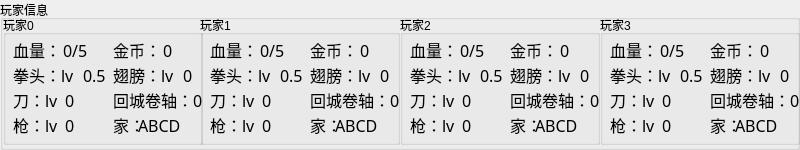
  <widget class="QGroupBox" name="playerInfo">
   <property name="geometry">
    <rect>
     <x>0</x>
     <y>0</y>
     <width>800</width>
     <height>150</height>
    </rect>
   </property>
   <property name="title">
    <string>玩家信息</string>
   </property>
   <widget class="QGroupBox" name="playerInfo_0">
    <property name="geometry">
     <rect>
      <x>3</x>
      <y>15</y>
      <width>200</width>
      <height>130</height>
     </rect>
    </property>
    <property name="title">
     <string>玩家0</string>
    </property>
    <widget class="QLabel" name="label_1">
     <property name="geometry">
      <rect>
       <x>10</x>
       <y>20</y>
       <width>81</width>
       <height>30</height>
      </rect>
     </property>
     <property name="font">
      <font>
       <family>Rockwell</family>
       <pointsize>12</pointsize>
      </font>
     </property>
     <property name="text">
      <string>血量：</string>
     </property>
    </widget>
    <widget class="QLabel" name="label_2">
     <property name="geometry">
      <rect>
       <x>10</x>
       <y>45</y>
       <width>81</width>
       <height>30</height>
      </rect>
     </property>
     <property name="font">
      <font>
       <family>Rockwell</family>
       <pointsize>12</pointsize>
      </font>
     </property>
     <property name="text">
      <string>拳头：lv</string>
     </property>
    </widget>
    <widget class="QLabel" name="label_3">
     <property name="geometry">
      <rect>
       <x>10</x>
       <y>70</y>
       <width>71</width>
       <height>30</height>
      </rect>
     </property>
     <property name="font">
      <font>
       <family>Rockwell</family>
       <pointsize>12</pointsize>
      </font>
     </property>
     <property name="text">
      <string>刀：lv</string>
     </property>
    </widget>
    <widget class="QLabel" name="label_4">
     <property name="geometry">
      <rect>
       <x>10</x>
       <y>95</y>
       <width>71</width>
       <height>30</height>
      </rect>
     </property>
     <property name="font">
      <font>
       <family>Rockwell</family>
       <pointsize>12</pointsize>
      </font>
     </property>
     <property name="text">
      <string>枪：lv</string>
     </property>
    </widget>
    <widget class="QLabel" name="label_5">
     <property name="geometry">
      <rect>
       <x>110</x>
       <y>20</y>
       <width>81</width>
       <height>30</height>
      </rect>
     </property>
     <property name="font">
      <font>
       <family>Rockwell</family>
       <pointsize>12</pointsize>
      </font>
     </property>
     <property name="text">
      <string>金币：</string>
     </property>
    </widget>
    <widget class="QLabel" name="label_6">
     <property name="geometry">
      <rect>
       <x>110</x>
       <y>45</y>
       <width>91</width>
       <height>30</height>
      </rect>
     </property>
     <property name="font">
      <font>
       <family>Rockwell</family>
       <pointsize>12</pointsize>
      </font>
     </property>
     <property name="text">
      <string>翅膀：lv</string>
     </property>
    </widget>
    <widget class="QLabel" name="label_7">
     <property name="geometry">
      <rect>
       <x>110</x>
       <y>70</y>
       <width>81</width>
       <height>30</height>
      </rect>
     </property>
     <property name="font">
      <font>
       <family>Rockwell</family>
       <pointsize>12</pointsize>
      </font>
     </property>
     <property name="text">
      <string>回城卷轴：</string>
     </property>
    </widget>
    <widget class="QLabel" name="label_8">
     <property name="geometry">
      <rect>
       <x>110</x>
       <y>95</y>
       <width>51</width>
       <height>30</height>
      </rect>
     </property>
     <property name="font">
      <font>
       <family>Rockwell</family>
       <pointsize>12</pointsize>
      </font>
     </property>
     <property name="text">
      <string>家：</string>
     </property>
    </widget>
    <widget class="QLabel" name="hp_0">
     <property name="geometry">
      <rect>
       <x>60</x>
       <y>20</y>
       <width>50</width>
       <height>30</height>
      </rect>
     </property>
     <property name="font">
      <font>
       <family>Rockwell</family>
       <pointsize>12</pointsize>
      </font>
     </property>
     <property name="text">
      <string>0/5</string>
     </property>
    </widget>
    <widget class="QLabel" name="lv_fist_0">
     <property name="geometry">
      <rect>
       <x>80</x>
       <y>45</y>
       <width>50</width>
       <height>30</height>
      </rect>
     </property>
     <property name="font">
      <font>
       <family>Rockwell</family>
       <pointsize>12</pointsize>
      </font>
     </property>
     <property name="text">
      <string>0.5</string>
     </property>
    </widget>
    <widget class="QLabel" name="lv_sword_0">
     <property name="geometry">
      <rect>
       <x>62</x>
       <y>70</y>
       <width>50</width>
       <height>30</height>
      </rect>
     </property>
     <property name="font">
      <font>
       <family>Rockwell</family>
       <pointsize>12</pointsize>
      </font>
     </property>
     <property name="text">
      <string>0</string>
     </property>
    </widget>
    <widget class="QLabel" name="lv_gun_0">
     <property name="geometry">
      <rect>
       <x>62</x>
       <y>95</y>
       <width>50</width>
       <height>30</height>
      </rect>
     </property>
     <property name="font">
      <font>
       <family>Rockwell</family>
       <pointsize>12</pointsize>
      </font>
     </property>
     <property name="text">
      <string>0</string>
     </property>
    </widget>
    <widget class="QLabel" name="money_0">
     <property name="geometry">
      <rect>
       <x>160</x>
       <y>20</y>
       <width>50</width>
       <height>30</height>
      </rect>
     </property>
     <property name="font">
      <font>
       <family>Rockwell</family>
       <pointsize>12</pointsize>
      </font>
     </property>
     <property name="text">
      <string>0</string>
     </property>
    </widget>
    <widget class="QLabel" name="lv_wing_0">
     <property name="geometry">
      <rect>
       <x>180</x>
       <y>45</y>
       <width>50</width>
       <height>30</height>
      </rect>
     </property>
     <property name="font">
      <font>
       <family>Rockwell</family>
       <pointsize>12</pointsize>
      </font>
     </property>
     <property name="text">
      <string>0</string>
     </property>
    </widget>
    <widget class="QLabel" name="num_tp_0">
     <property name="geometry">
      <rect>
       <x>190</x>
       <y>70</y>
       <width>50</width>
       <height>30</height>
      </rect>
     </property>
     <property name="font">
      <font>
       <family>Rockwell</family>
       <pointsize>12</pointsize>
      </font>
     </property>
     <property name="text">
      <string>0</string>
     </property>
    </widget>
    <widget class="QLabel" name="home_0">
     <property name="geometry">
      <rect>
       <x>135</x>
       <y>95</y>
       <width>71</width>
       <height>30</height>
      </rect>
     </property>
     <property name="font">
      <font>
       <family>Rockwell</family>
       <pointsize>12</pointsize>
      </font>
     </property>
     <property name="text">
      <string>ABCD</string>
     </property>
    </widget>
   </widget>
   <widget class="QGroupBox" name="playerInfo_1">
    <property name="geometry">
     <rect>
      <x>200</x>
      <y>15</y>
      <width>200</width>
      <height>130</height>
     </rect>
    </property>
    <property name="title">
     <string>玩家1</string>
    </property>
    <widget class="QLabel" name="label_9">
     <property name="geometry">
      <rect>
       <x>10</x>
       <y>20</y>
       <width>81</width>
       <height>30</height>
      </rect>
     </property>
     <property name="font">
      <font>
       <family>Rockwell</family>
       <pointsize>12</pointsize>
      </font>
     </property>
     <property name="text">
      <string>血量：</string>
     </property>
    </widget>
    <widget class="QLabel" name="label_10">
     <property name="geometry">
      <rect>
       <x>10</x>
       <y>45</y>
       <width>81</width>
       <height>30</height>
      </rect>
     </property>
     <property name="font">
      <font>
       <family>Rockwell</family>
       <pointsize>12</pointsize>
      </font>
     </property>
     <property name="text">
      <string>拳头：lv</string>
     </property>
    </widget>
    <widget class="QLabel" name="label_11">
     <property name="geometry">
      <rect>
       <x>10</x>
       <y>70</y>
       <width>71</width>
       <height>30</height>
      </rect>
     </property>
     <property name="font">
      <font>
       <family>Rockwell</family>
       <pointsize>12</pointsize>
      </font>
     </property>
     <property name="text">
      <string>刀：lv</string>
     </property>
    </widget>
    <widget class="QLabel" name="label_12">
     <property name="geometry">
      <rect>
       <x>10</x>
       <y>95</y>
       <width>71</width>
       <height>30</height>
      </rect>
     </property>
     <property name="font">
      <font>
       <family>Rockwell</family>
       <pointsize>12</pointsize>
      </font>
     </property>
     <property name="text">
      <string>枪：lv</string>
     </property>
    </widget>
    <widget class="QLabel" name="label_13">
     <property name="geometry">
      <rect>
       <x>110</x>
       <y>20</y>
       <width>81</width>
       <height>30</height>
      </rect>
     </property>
     <property name="font">
      <font>
       <family>Rockwell</family>
       <pointsize>12</pointsize>
      </font>
     </property>
     <property name="text">
      <string>金币：</string>
     </property>
    </widget>
    <widget class="QLabel" name="label_14">
     <property name="geometry">
      <rect>
       <x>110</x>
       <y>45</y>
       <width>91</width>
       <height>30</height>
      </rect>
     </property>
     <property name="font">
      <font>
       <family>Rockwell</family>
       <pointsize>12</pointsize>
      </font>
     </property>
     <property name="text">
      <string>翅膀：lv</string>
     </property>
    </widget>
    <widget class="QLabel" name="label_15">
     <property name="geometry">
      <rect>
       <x>110</x>
       <y>70</y>
       <width>81</width>
       <height>30</height>
      </rect>
     </property>
     <property name="font">
      <font>
       <family>Rockwell</family>
       <pointsize>12</pointsize>
      </font>
     </property>
     <property name="text">
      <string>回城卷轴：</string>
     </property>
    </widget>
    <widget class="QLabel" name="label_16">
     <property name="geometry">
      <rect>
       <x>110</x>
       <y>95</y>
       <width>51</width>
       <height>30</height>
      </rect>
     </property>
     <property name="font">
      <font>
       <family>Rockwell</family>
       <pointsize>12</pointsize>
      </font>
     </property>
     <property name="text">
      <string>家：</string>
     </property>
    </widget>
    <widget class="QLabel" name="hp_1">
     <property name="geometry">
      <rect>
       <x>60</x>
       <y>20</y>
       <width>50</width>
       <height>30</height>
      </rect>
     </property>
     <property name="font">
      <font>
       <family>Rockwell</family>
       <pointsize>12</pointsize>
      </font>
     </property>
     <property name="text">
      <string>0/5</string>
     </property>
    </widget>
    <widget class="QLabel" name="lv_fist_1">
     <property name="geometry">
      <rect>
       <x>80</x>
       <y>45</y>
       <width>50</width>
       <height>30</height>
      </rect>
     </property>
     <property name="font">
      <font>
       <family>Rockwell</family>
       <pointsize>12</pointsize>
      </font>
     </property>
     <property name="text">
      <string>0.5</string>
     </property>
    </widget>
    <widget class="QLabel" name="lv_sword_1">
     <property name="geometry">
      <rect>
       <x>62</x>
       <y>70</y>
       <width>50</width>
       <height>30</height>
      </rect>
     </property>
     <property name="font">
      <font>
       <family>Rockwell</family>
       <pointsize>12</pointsize>
      </font>
     </property>
     <property name="text">
      <string>0</string>
     </property>
    </widget>
    <widget class="QLabel" name="lv_gun_1">
     <property name="geometry">
      <rect>
       <x>62</x>
       <y>95</y>
       <width>50</width>
       <height>30</height>
      </rect>
     </property>
     <property name="font">
      <font>
       <family>Rockwell</family>
       <pointsize>12</pointsize>
      </font>
     </property>
     <property name="text">
      <string>0</string>
     </property>
    </widget>
    <widget class="QLabel" name="money_1">
     <property name="geometry">
      <rect>
       <x>160</x>
       <y>20</y>
       <width>50</width>
       <height>30</height>
      </rect>
     </property>
     <property name="font">
      <font>
       <family>Rockwell</family>
       <pointsize>12</pointsize>
      </font>
     </property>
     <property name="text">
      <string>0</string>
     </property>
    </widget>
    <widget class="QLabel" name="lv_wing_1">
     <property name="geometry">
      <rect>
       <x>180</x>
       <y>45</y>
       <width>50</width>
       <height>30</height>
      </rect>
     </property>
     <property name="font">
      <font>
       <family>Rockwell</family>
       <pointsize>12</pointsize>
      </font>
     </property>
     <property name="text">
      <string>0</string>
     </property>
    </widget>
    <widget class="QLabel" name="num_tp_1">
     <property name="geometry">
      <rect>
       <x>190</x>
       <y>70</y>
       <width>50</width>
       <height>30</height>
      </rect>
     </property>
     <property name="font">
      <font>
       <family>Rockwell</family>
       <pointsize>12</pointsize>
      </font>
     </property>
     <property name="text">
      <string>0</string>
     </property>
    </widget>
    <widget class="QLabel" name="home_1">
     <property name="geometry">
      <rect>
       <x>135</x>
       <y>95</y>
       <width>71</width>
       <height>30</height>
      </rect>
     </property>
     <property name="font">
      <font>
       <family>Rockwell</family>
       <pointsize>12</pointsize>
      </font>
     </property>
     <property name="text">
      <string>ABCD</string>
     </property>
    </widget>
   </widget>
   <widget class="QGroupBox" name="playerInfo_2">
    <property name="geometry">
     <rect>
      <x>400</x>
      <y>15</y>
      <width>200</width>
      <height>130</height>
     </rect>
    </property>
    <property name="title">
     <string>玩家2</string>
    </property>
    <widget class="QLabel" name="label_17">
     <property name="geometry">
      <rect>
       <x>10</x>
       <y>20</y>
       <width>81</width>
       <height>30</height>
      </rect>
     </property>
     <property name="font">
      <font>
       <family>Rockwell</family>
       <pointsize>12</pointsize>
      </font>
     </property>
     <property name="text">
      <string>血量：</string>
     </property>
    </widget>
    <widget class="QLabel" name="label_18">
     <property name="geometry">
      <rect>
       <x>10</x>
       <y>45</y>
       <width>81</width>
       <height>30</height>
      </rect>
     </property>
     <property name="font">
      <font>
       <family>Rockwell</family>
       <pointsize>12</pointsize>
      </font>
     </property>
     <property name="text">
      <string>拳头：lv</string>
     </property>
    </widget>
    <widget class="QLabel" name="label_19">
     <property name="geometry">
      <rect>
       <x>10</x>
       <y>70</y>
       <width>71</width>
       <height>30</height>
      </rect>
     </property>
     <property name="font">
      <font>
       <family>Rockwell</family>
       <pointsize>12</pointsize>
      </font>
     </property>
     <property name="text">
      <string>刀：lv</string>
     </property>
    </widget>
    <widget class="QLabel" name="label_20">
     <property name="geometry">
      <rect>
       <x>10</x>
       <y>95</y>
       <width>71</width>
       <height>30</height>
      </rect>
     </property>
     <property name="font">
      <font>
       <family>Rockwell</family>
       <pointsize>12</pointsize>
      </font>
     </property>
     <property name="text">
      <string>枪：lv</string>
     </property>
    </widget>
    <widget class="QLabel" name="label_21">
     <property name="geometry">
      <rect>
       <x>110</x>
       <y>20</y>
       <width>81</width>
       <height>30</height>
      </rect>
     </property>
     <property name="font">
      <font>
       <family>Rockwell</family>
       <pointsize>12</pointsize>
      </font>
     </property>
     <property name="text">
      <string>金币：</string>
     </property>
    </widget>
    <widget class="QLabel" name="label_22">
     <property name="geometry">
      <rect>
       <x>110</x>
       <y>45</y>
       <width>91</width>
       <height>30</height>
      </rect>
     </property>
     <property name="font">
      <font>
       <family>Rockwell</family>
       <pointsize>12</pointsize>
      </font>
     </property>
     <property name="text">
      <string>翅膀：lv</string>
     </property>
    </widget>
    <widget class="QLabel" name="label_23">
     <property name="geometry">
      <rect>
       <x>110</x>
       <y>70</y>
       <width>81</width>
       <height>30</height>
      </rect>
     </property>
     <property name="font">
      <font>
       <family>Rockwell</family>
       <pointsize>12</pointsize>
      </font>
     </property>
     <property name="text">
      <string>回城卷轴：</string>
     </property>
    </widget>
    <widget class="QLabel" name="label_24">
     <property name="geometry">
      <rect>
       <x>110</x>
       <y>95</y>
       <width>51</width>
       <height>30</height>
      </rect>
     </property>
     <property name="font">
      <font>
       <family>Rockwell</family>
       <pointsize>12</pointsize>
      </font>
     </property>
     <property name="text">
      <string>家：</string>
     </property>
    </widget>
    <widget class="QLabel" name="hp_2">
     <property name="geometry">
      <rect>
       <x>60</x>
       <y>20</y>
       <width>50</width>
       <height>30</height>
      </rect>
     </property>
     <property name="font">
      <font>
       <family>Rockwell</family>
       <pointsize>12</pointsize>
      </font>
     </property>
     <property name="text">
      <string>0/5</string>
     </property>
    </widget>
    <widget class="QLabel" name="lv_fist_2">
     <property name="geometry">
      <rect>
       <x>80</x>
       <y>45</y>
       <width>50</width>
       <height>30</height>
      </rect>
     </property>
     <property name="font">
      <font>
       <family>Rockwell</family>
       <pointsize>12</pointsize>
      </font>
     </property>
     <property name="text">
      <string>0.5</string>
     </property>
    </widget>
    <widget class="QLabel" name="lv_sword_2">
     <property name="geometry">
      <rect>
       <x>62</x>
       <y>70</y>
       <width>50</width>
       <height>30</height>
      </rect>
     </property>
     <property name="font">
      <font>
       <family>Rockwell</family>
       <pointsize>12</pointsize>
      </font>
     </property>
     <property name="text">
      <string>0</string>
     </property>
    </widget>
    <widget class="QLabel" name="lv_gun_2">
     <property name="geometry">
      <rect>
       <x>62</x>
       <y>95</y>
       <width>50</width>
       <height>30</height>
      </rect>
     </property>
     <property name="font">
      <font>
       <family>Rockwell</family>
       <pointsize>12</pointsize>
      </font>
     </property>
     <property name="text">
      <string>0</string>
     </property>
    </widget>
    <widget class="QLabel" name="money_2">
     <property name="geometry">
      <rect>
       <x>160</x>
       <y>20</y>
       <width>50</width>
       <height>30</height>
      </rect>
     </property>
     <property name="font">
      <font>
       <family>Rockwell</family>
       <pointsize>12</pointsize>
      </font>
     </property>
     <property name="text">
      <string>0</string>
     </property>
    </widget>
    <widget class="QLabel" name="lv_wing_2">
     <property name="geometry">
      <rect>
       <x>180</x>
       <y>45</y>
       <width>50</width>
       <height>30</height>
      </rect>
     </property>
     <property name="font">
      <font>
       <family>Rockwell</family>
       <pointsize>12</pointsize>
      </font>
     </property>
     <property name="text">
      <string>0</string>
     </property>
    </widget>
    <widget class="QLabel" name="num_tp_2">
     <property name="geometry">
      <rect>
       <x>190</x>
       <y>70</y>
       <width>50</width>
       <height>30</height>
      </rect>
     </property>
     <property name="font">
      <font>
       <family>Rockwell</family>
       <pointsize>12</pointsize>
      </font>
     </property>
     <property name="text">
      <string>0</string>
     </property>
    </widget>
    <widget class="QLabel" name="home_2">
     <property name="geometry">
      <rect>
       <x>135</x>
       <y>95</y>
       <width>71</width>
       <height>30</height>
      </rect>
     </property>
     <property name="font">
      <font>
       <family>Rockwell</family>
       <pointsize>12</pointsize>
      </font>
     </property>
     <property name="text">
      <string>ABCD</string>
     </property>
    </widget>
   </widget>
   <widget class="QGroupBox" name="playerInfo_3">
    <property name="geometry">
     <rect>
      <x>600</x>
      <y>15</y>
      <width>200</width>
      <height>130</height>
     </rect>
    </property>
    <property name="title">
     <string>玩家3</string>
    </property>
    <widget class="QLabel" name="label_25">
     <property name="geometry">
      <rect>
       <x>10</x>
       <y>20</y>
       <width>81</width>
       <height>30</height>
      </rect>
     </property>
     <property name="font">
      <font>
       <family>Rockwell</family>
       <pointsize>12</pointsize>
      </font>
     </property>
     <property name="text">
      <string>血量：</string>
     </property>
    </widget>
    <widget class="QLabel" name="label_26">
     <property name="geometry">
      <rect>
       <x>10</x>
       <y>45</y>
       <width>81</width>
       <height>30</height>
      </rect>
     </property>
     <property name="font">
      <font>
       <family>Rockwell</family>
       <pointsize>12</pointsize>
      </font>
     </property>
     <property name="text">
      <string>拳头：lv</string>
     </property>
    </widget>
    <widget class="QLabel" name="label_27">
     <property name="geometry">
      <rect>
       <x>10</x>
       <y>70</y>
       <width>71</width>
       <height>30</height>
      </rect>
     </property>
     <property name="font">
      <font>
       <family>Rockwell</family>
       <pointsize>12</pointsize>
      </font>
     </property>
     <property name="text">
      <string>刀：lv</string>
     </property>
    </widget>
    <widget class="QLabel" name="label_28">
     <property name="geometry">
      <rect>
       <x>10</x>
       <y>95</y>
       <width>71</width>
       <height>30</height>
      </rect>
     </property>
     <property name="font">
      <font>
       <family>Rockwell</family>
       <pointsize>12</pointsize>
      </font>
     </property>
     <property name="text">
      <string>枪：lv</string>
     </property>
    </widget>
    <widget class="QLabel" name="label_29">
     <property name="geometry">
      <rect>
       <x>110</x>
       <y>20</y>
       <width>81</width>
       <height>30</height>
      </rect>
     </property>
     <property name="font">
      <font>
       <family>Rockwell</family>
       <pointsize>12</pointsize>
      </font>
     </property>
     <property name="text">
      <string>金币：</string>
     </property>
    </widget>
    <widget class="QLabel" name="label_30">
     <property name="geometry">
      <rect>
       <x>110</x>
       <y>45</y>
       <width>91</width>
       <height>30</height>
      </rect>
     </property>
     <property name="font">
      <font>
       <family>Rockwell</family>
       <pointsize>12</pointsize>
      </font>
     </property>
     <property name="text">
      <string>翅膀：lv</string>
     </property>
    </widget>
    <widget class="QLabel" name="label_31">
     <property name="geometry">
      <rect>
       <x>110</x>
       <y>70</y>
       <width>81</width>
       <height>30</height>
      </rect>
     </property>
     <property name="font">
      <font>
       <family>Rockwell</family>
       <pointsize>12</pointsize>
      </font>
     </property>
     <property name="text">
      <string>回城卷轴：</string>
     </property>
    </widget>
    <widget class="QLabel" name="label_32">
     <property name="geometry">
      <rect>
       <x>110</x>
       <y>95</y>
       <width>51</width>
       <height>30</height>
      </rect>
     </property>
     <property name="font">
      <font>
       <family>Rockwell</family>
       <pointsize>12</pointsize>
      </font>
     </property>
     <property name="text">
      <string>家：</string>
     </property>
    </widget>
    <widget class="QLabel" name="hp_3">
     <property name="geometry">
      <rect>
       <x>60</x>
       <y>20</y>
       <width>50</width>
       <height>30</height>
      </rect>
     </property>
     <property name="font">
      <font>
       <family>Rockwell</family>
       <pointsize>12</pointsize>
      </font>
     </property>
     <property name="text">
      <string>0/5</string>
     </property>
    </widget>
    <widget class="QLabel" name="lv_fist_3">
     <property name="geometry">
      <rect>
       <x>80</x>
       <y>45</y>
       <width>50</width>
       <height>30</height>
      </rect>
     </property>
     <property name="font">
      <font>
       <family>Rockwell</family>
       <pointsize>12</pointsize>
      </font>
     </property>
     <property name="text">
      <string>0.5</string>
     </property>
    </widget>
    <widget class="QLabel" name="lv_sword_3">
     <property name="geometry">
      <rect>
       <x>62</x>
       <y>70</y>
       <width>50</width>
       <height>30</height>
      </rect>
     </property>
     <property name="font">
      <font>
       <family>Rockwell</family>
       <pointsize>12</pointsize>
      </font>
     </property>
     <property name="text">
      <string>0</string>
     </property>
    </widget>
    <widget class="QLabel" name="lv_gun_3">
     <property name="geometry">
      <rect>
       <x>62</x>
       <y>95</y>
       <width>50</width>
       <height>30</height>
      </rect>
     </property>
     <property name="font">
      <font>
       <family>Rockwell</family>
       <pointsize>12</pointsize>
      </font>
     </property>
     <property name="text">
      <string>0</string>
     </property>
    </widget>
    <widget class="QLabel" name="money_3">
     <property name="geometry">
      <rect>
       <x>160</x>
       <y>20</y>
       <width>50</width>
       <height>30</height>
      </rect>
     </property>
     <property name="font">
      <font>
       <family>Rockwell</family>
       <pointsize>12</pointsize>
      </font>
     </property>
     <property name="text">
      <string>0</string>
     </property>
    </widget>
    <widget class="QLabel" name="lv_wing_3">
     <property name="geometry">
      <rect>
       <x>180</x>
       <y>45</y>
       <width>50</width>
       <height>30</height>
      </rect>
     </property>
     <property name="font">
      <font>
       <family>Rockwell</family>
       <pointsize>12</pointsize>
      </font>
     </property>
     <property name="text">
      <string>0</string>
     </property>
    </widget>
    <widget class="QLabel" name="num_tp_3">
     <property name="geometry">
      <rect>
       <x>190</x>
       <y>70</y>
       <width>50</width>
       <height>30</height>
      </rect>
     </property>
     <property name="font">
      <font>
       <family>Rockwell</family>
       <pointsize>12</pointsize>
      </font>
     </property>
     <property name="text">
      <string>0</string>
     </property>
    </widget>
    <widget class="QLabel" name="home_3">
     <property name="geometry">
      <rect>
       <x>135</x>
       <y>95</y>
       <width>71</width>
       <height>30</height>
      </rect>
     </property>
     <property name="font">
      <font>
       <family>Rockwell</family>
       <pointsize>12</pointsize>
      </font>
     </property>
     <property name="text">
      <string>ABCD</string>
     </property>
    </widget>
   </widget>
  </widget>
